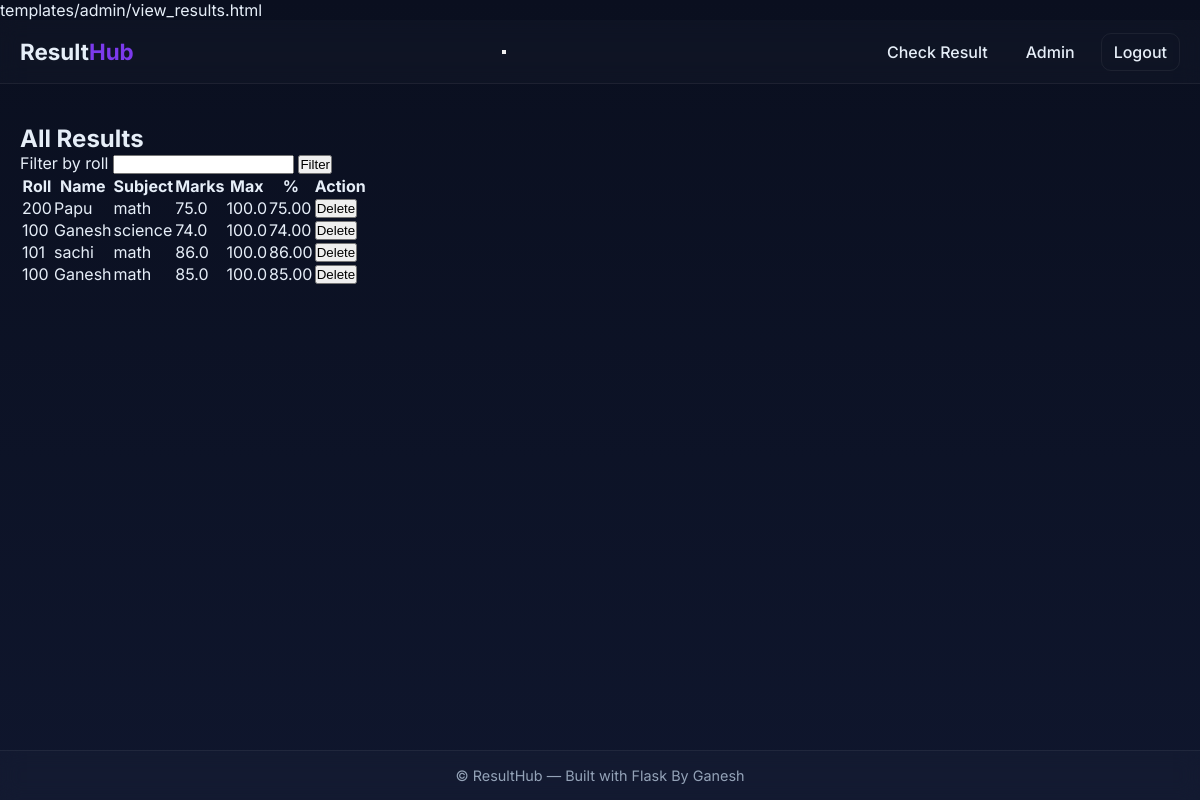
Screenshot of /admin/results (signed in) with the database file from the repository.
### models.py (models this page shows, shortened)
class Result(db.Model):
    id = db.Column(db.Integer, primary_key=True)
    student_id = db.Column(db.Integer, db.ForeignKey('student.id'), nullable=False)
    subject = db.Column(db.String(128), nullable=False)
    marks = db.Column(db.Float, nullable=False)
    max_marks = db.Column(db.Float, nullable=False, default=100.0)
    created_at = db.Column(db.DateTime, default=datetime.utcnow)
    def percentage(self):
        try:
            return (self.marks / self.max_marks) * 100
        except Exception:
            return 0

class Student(db.Model):
    id = db.Column(db.Integer, primary_key=True)
    roll = db.Column(db.String(64), unique=True, nullable=False)
    name = db.Column(db.String(128), nullable=False)
    email = db.Column(db.String(128), unique=True, nullable=True)
    created_at = db.Column(db.DateTime, default=datetime.utcnow)
    results = db.relationship('Result', backref='student', lazy=True)

### app.py (the view)
@app.route('/admin/results')
def view_results():
    if not is_admin_logged_in():
        return redirect(url_for('login'))
    roll = request.args.get('roll')
    query = Result.query.join(Student)
    if roll:
        query = query.filter(Student.roll == roll)
    results = query.order_by(Result.created_at.desc()).all()
    return render_template('admin/view_results.html', results=results)

### app.py (called while the page is built)
@app.context_processor
def inject_site_config():
    return {'SITE_NAME': app.config.get('SITE_NAME', 'ResultHub')}

def is_admin_logged_in():
    return session.get('admin_logged_in')

### templates/admin/view_results.html (shortened to what this page needs)
{% extends 'base.html' %}
{% block content %}
  <h2>All Results</h2>
  <form method="get" action="{{ url_for('view_results') }}">
    <label>Filter by roll</label>
    <input type="text" name="roll" value="{{ request.args.get('roll','') }}">
    <button type="submit">Filter</button>
  </form>
  <table>
    <thead><tr><th>Roll</th><th>Name</th><th>Subject</th><th>Marks</th><th>Max</th><th>%</th><th>Action</th></tr></thead>
    <tbody>
      {% for r in results %}
      <tr>
        <td>{{ r.student.roll }}</td>
        <td>{{ r.student.name }}</td>
        <td>{{ r.subject }}</td>
        <td>{{ r.marks }}</td>
        <td>{{ r.max_marks }}</td>
        <td>{{ '%.2f' % r.percentage() }}</td>
        <td>
          <form action="{{ url_for('delete_result', result_id=r.id) }}" method="post" style="display:inline;">
            <button type="submit" onclick="return confirm('Delete this result?')">Delete</button>
          </form>
        </td>
      </tr>
      {% else %}
      <tr><td colspan="7">No results yet</td></tr>
      {% endfor %}
    </tbody>
  </table>
{% endblock %}

### static/css/style.css (style rules this page uses)
body, html { height: 100%; }
:root { --bg-start: #0a0f1f; --bg-end: #0f162d; --card-bg: rgba(255, 255, 255, 0.03); --border: rgba(255, 255, 255, 0.06); --accent: #7c3aed; --accent-hover: #6d28d9; --text: #e6eef8; --muted: #94a3b8; --success: #10b981; --danger: #ef4444; --shadow: rgba(0, 0, 0, 0.45); }
* { box-sizing: border-box; margin: 0; padding: 0; }
body { font-family: "Inter", system-ui, sans-serif; background: linear-gradient(180deg, var(--bg-start), var(--bg-end)); background-attachment: fixed; color: var(--text); min-height: 100vh; display: flex; flex-direction: column; overflow-x: hidden; }
body::before { content: ""; position: fixed; top: 0; left: 0; right: 0; bottom: 0; background: url("../images/space-bg.jpg") center/cover no-repeat; opacity: 0.15; filter: blur(6px); z-index: -1; }

### rows the page displays
Result: student.roll "200", student.name "Papu", subject "math", marks "75.0", max_marks "100.0", marks+max_marks "75.00"
Result: student.roll "100", student.name "Ganesh", subject "science", marks "74.0", max_marks "100.0", marks+max_marks "74.00"
Result: student.roll "101", student.name "sachi", subject "math", marks "86.0", max_marks "100.0", marks+max_marks "86.00"
Result: student.roll "100", student.name "Ganesh", subject "math", marks "85.0", max_marks "100.0", marks+max_marks "85.00"

### other values shown
{{ SITE_NAME }} "ResultHub"
